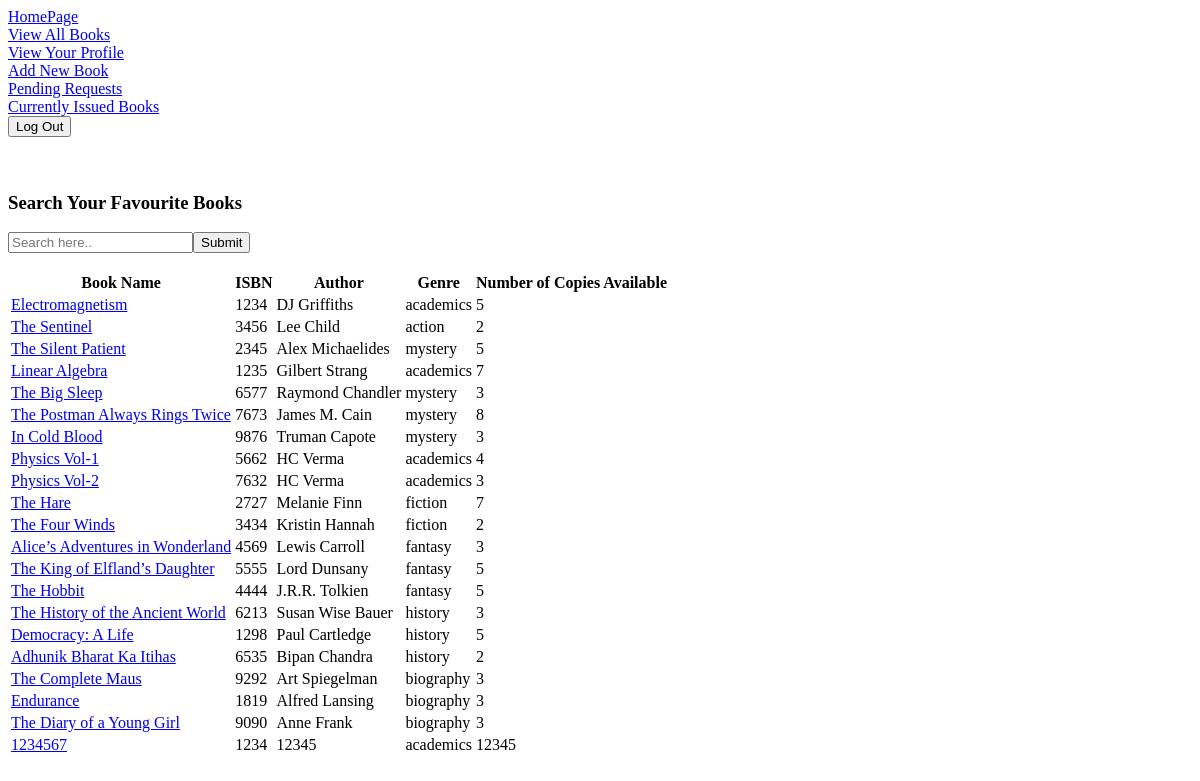
Page /bookview (signed in) on the earlier database version.
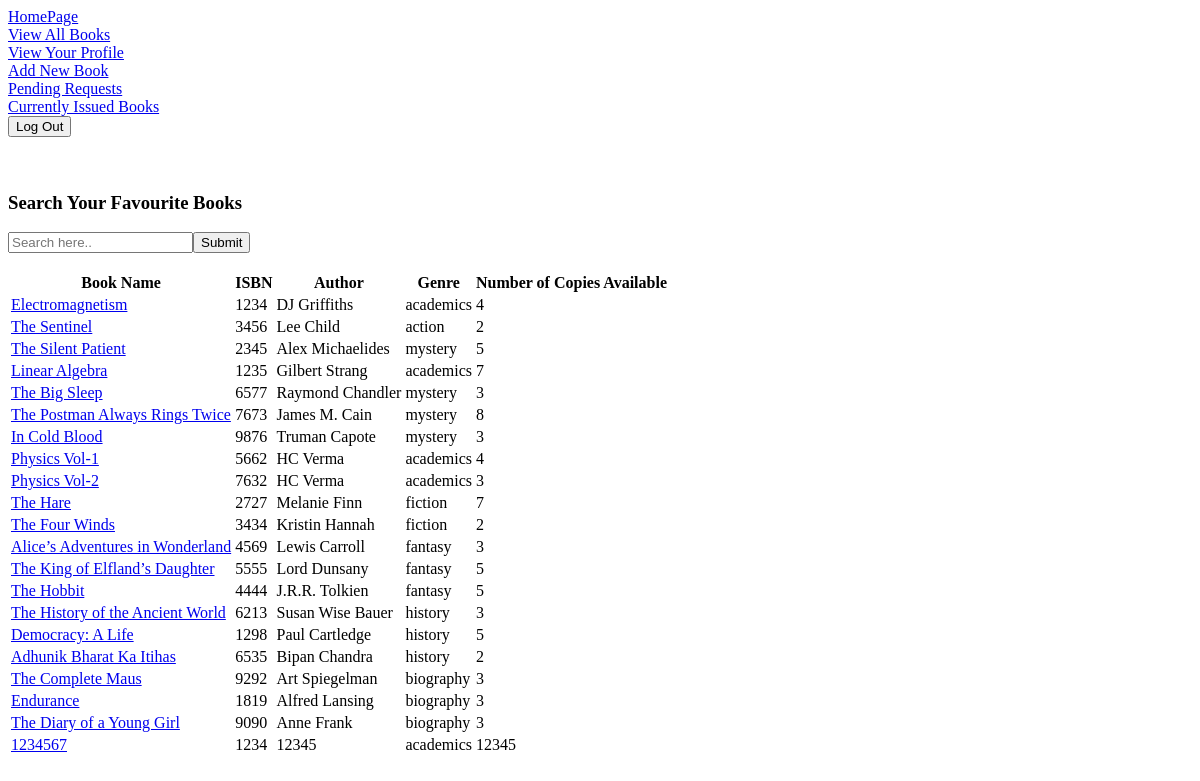
Same page on the later database version.
### library/models.py (models this page shows, shortened)
class Book(models.Model):
    title=models.CharField(max_length=50)
    genre_choice= [
        ('academics', 'Academics'),
        ('fiction', 'Fiction'),
        ('action ', 'Action '),
        ('biography', 'Biography'),
        ('history', 'History'),
        ('mystery','Mystery'),
        ('fantasy','Fantasy')
        ]
    isbn=models.PositiveIntegerField()
    author=models.CharField(max_length=40)
    genre=models.CharField(max_length=30,choices=genre_choice,default='academics')
    number = models.PositiveIntegerField()

### library/views.py (the view)
# urls.py: path('bookview', views.bookview, name='bookview'),
@login_required(login_url='userlogin')
def bookview(request):
    books=models.Book.objects.all()
    return render(request, 'bookview.html',{'books':books})

### Templates/bookview.html (shortened to what this page needs)
{% extends 'userbase.html' %}
{% block body %}
{% if books%}
<table>
<thead>
<tr>
<th>Book Name</th>
<th>ISBN</th>
<th>Author</th>
<th>Genre</th>
<th>Number of Copies Available</th>
</tr>
</thead>
<tfoot>
<tr>
<td colspan="4" rowspan="4">
</td>
</tr>
</tfoot>
<tbody><br><br>
<h3> Search Your Favourite Books</h3>
   <form action="{% url 'search_result' %}" method="get">
      <input name="query" type="text" placeholder="Search here.." >
      <button type="submit" name="button">Submit</button>
    </form><br><br>
  {% for book in books %}
    <tr>
      <td><a href="bookview/{{book.id}}">{{book.title}}</a></td>
      <td>{{book.isbn}}</td>
      <td>{{book.author}}</td>
      <td>{{book.genre}}</td>
      <td>{{book.number}}</td>
    </tr>
  {% endfor %}
</tbody>
</table>
{%else%}
<h1>No Books Found</h1>
{%endif%}
{% endblock body %}

Differences in the rows shown:
changed Book "Electromagnetism": number "5" → "4"
